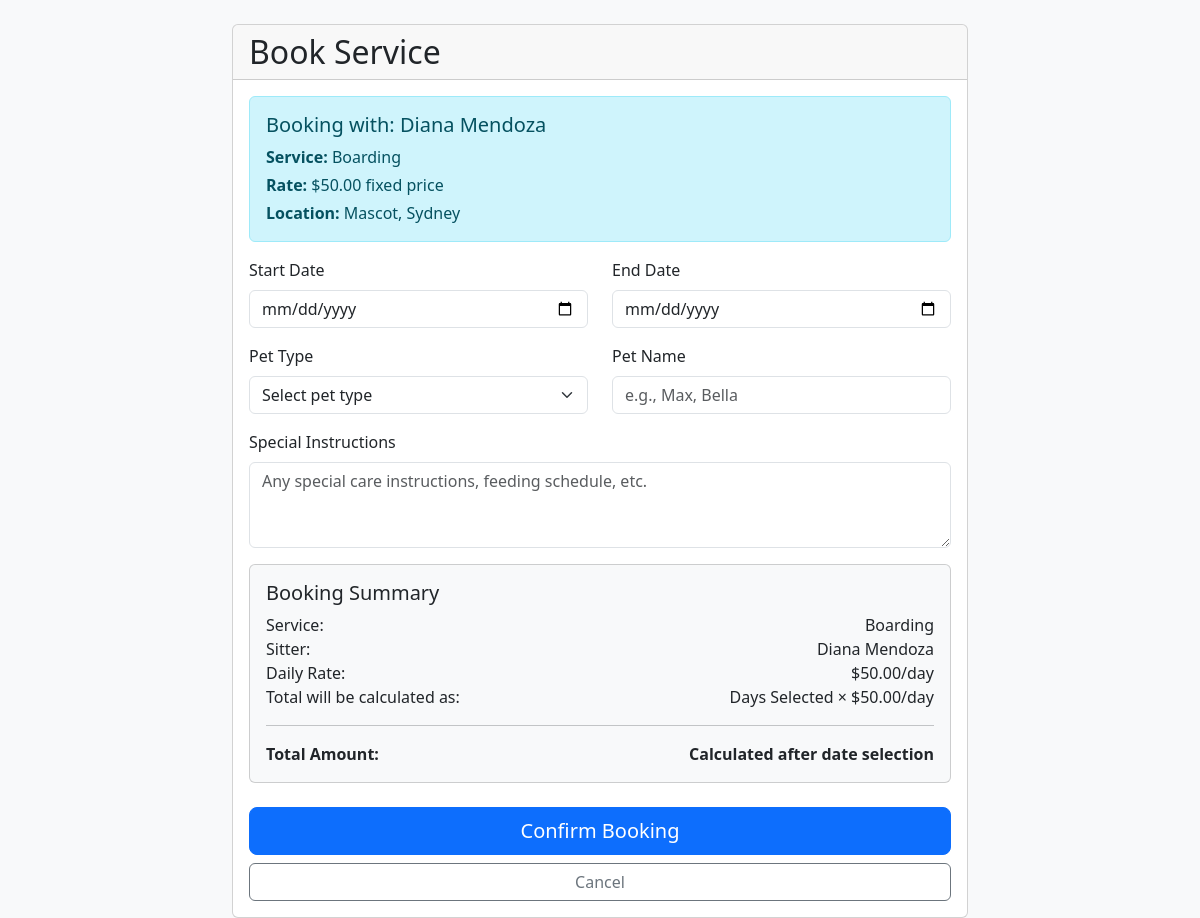
The page /book-service/2?service_type=boarding on the database its author committed.
### database.py (models this page shows, shortened)
class User(db.Model):
    id = db.Column(db.Integer, primary_key=True)
    email = db.Column(db.String(255), unique=True, nullable=False)
    password = db.Column(db.String(255), nullable=False)
    role = db.Column(db.Enum(Role), nullable=False, default=Role.customer)
    created_at = db.Column(db.DateTime, default=datetime.utcnow)
    first_name = db.Column(db.String(100))
    last_name = db.Column(db.String(100))
    phone = db.Column(db.String(20))
    city = db.Column(db.String(100))
    suburb = db.Column(db.String(100))
    created_at = db.Column(db.DateTime, default=datetime.utcnow)
    sitter_services = db.relationship('SitterService', backref='sitter', lazy=True)
    owner_bookings = db.relationship('Booking', foreign_keys='Booking.owner_id', backref='owner', lazy=True)
    sitter_bookings = db.relationship('Booking', foreign_keys='Booking.sitter_id', backref='sitter', lazy=True)

class SitterService(db.Model):
    id = db.Column(db.Integer, primary_key=True)
    sitter_id = db.Column(db.Integer, db.ForeignKey('user.id'), nullable=False)
    service_type = db.Column(db.Enum(ServiceType), nullable=False)
    fixed_rate = db.Column(db.Float, nullable=False)  # Fixed price for this service
    description = db.Column(db.Text)
    is_active = db.Column(db.Boolean, default=True)
    created_at = db.Column(db.DateTime, default=datetime.utcnow)
    updated_at = db.Column(db.DateTime, default=datetime.utcnow, onupdate=datetime.utcnow)
    bookings = db.relationship('Booking', backref='service', lazy=True)

### main.py (the view, shortened to what this page needs)
@app.route("/book-service/<int:sitter_id>", methods=["GET", "POST"])
def book_service(sitter_id):
    sitter = User.query.get_or_404(sitter_id)
    service_type = request.args.get("service_type")
    service = SitterService.query.filter_by(
        sitter_id=sitter_id,
        service_type=ServiceType(service_type)
    ).first_or_404()
    return render_template("book_service.html",
                         sitter=sitter,
                         service=service,
                         service_type=service_type,
                         now=datetime.now)

### templates/book_service.html (shortened to what this page needs)
<!DOCTYPE html>
<html lang="en">
<head>
    <link href="https://cdn.jsdelivr.net/npm/bootstrap@5.3.2/dist/css/bootstrap.min.css" rel="stylesheet">
    <link rel="stylesheet" href="https://cdn.jsdelivr.net/npm/bootstrap-icons@1.11.1/font/bootstrap-icons.css">
</head>
<body class="bg-light">
    <div class="container mt-4">
        <div class="row justify-content-center">
            <div class="col-md-8">
                <div class="card">
                    <div class="card-header">
                        <h2 class="card-title mb-0">Book Service</h2>
                    </div>
                    <div class="card-body">
                        <div class="alert alert-info">
                            <h5>Booking with: {{ sitter.first_name }} {{ sitter.last_name }}</h5>
                            <p class="mb-1"><strong>Service:</strong> {{ service_type.title() }}</p>
                            <p class="mb-1"><strong>Rate:</strong> ${{ "%.2f"|format(service.fixed_rate) }} fixed price</p>
                            <p class="mb-0"><strong>Location:</strong> {{ sitter.suburb }}, {{ sitter.city }}</p>
                        </div>
                        <form method="POST">
                            <div class="row">
                                <div class="col-md-6 mb-3">
                                    <label for="start_date" class="form-label">Start Date</label>
                                    <input type="date" name="start_date" id="start_date" class="form-control" required
                                           min="{{ now().strftime('%Y-%m-%d') }}">
                                </div>
                                <div class="col-md-6 mb-3">
                                    <label for="end_date" class="form-label">End Date</label>
                                    <input type="date" name="end_date" id="end_date" class="form-control" required
                                           min="{{ now().strftime('%Y-%m-%d') }}">
                                </div>
                            </div>
                            <div class="row">
                                <div class="col-md-6 mb-3">
                                    <label for="pet_type" class="form-label">Pet Type</label>
                                    <select name="pet_type" id="pet_type" class="form-select" required>
                                        <option value="" disabled selected>Select pet type</option>
                                    </select>
                                </div>
                                <div class="col-md-6 mb-3">
                                    <label for="pet_name" class="form-label">Pet Name</label>
                                    <input type="text" name="pet_name" id="pet_name" class="form-control" required
                                           placeholder="e.g., Max, Bella">
                                </div>
                            </div>
                            <div class="mb-3">
                                <label for="special_instructions" class="form-label">Special Instructions</label>
                                <textarea name="special_instructions" id="special_instructions" class="form-control"
                                          rows="3" placeholder="Any special care instructions, feeding schedule, etc."></textarea>
                            </div>
                            <div class="card bg-light mb-4">
                                <div class="card-body">
                                    <h5>Booking Summary</h5>
                                    <div class="d-flex justify-content-between">
                                        <span>Service:</span>
                                        <span>{{ service_type.title() }}</span>
                                    </div>
                                    <div class="d-flex justify-content-between">
                                        <span>Sitter:</span>
                                        <span>{{ sitter.first_name }} {{ sitter.last_name }}</span>
                                    </div>
                                    <div class="d-flex justify-content-between">
                                        <span>Daily Rate:</span>
                                        <span>${{ "%.2f"|format(service.fixed_rate) }}/day</span>
                                    </div>
                                    <div class="d-flex justify-content-between">
                                        <span>Total will be calculated as:</span>
                                        <span>Days Selected × ${{ "%.2f"|format(service.fixed_rate) }}/day</span>
                                    </div>
                                    <hr>
                                    <div class="d-flex justify-content-between">
                                        <span><strong>Total Amount:</strong></span>
                                        <span><strong>Calculated after date selection</strong></span>
                                    </div>
                                </div>
                            </div>
                            <div class="d-grid gap-2">
                                        <button type="submit" class="btn btn-primary btn-lg">Confirm Booking</button>
                                        <a href="{{ url_for('search') }}" class="btn btn-outline-secondary">Cancel</a>
                            </div>
                        </form>
                    </div>
                </div>
            </div>
        </div>
    </div>
</body>
</html>

### rows shown on the page
User: first_name "Diana", last_name "Mendoza", suburb "Mascot", city "Sydney"
SitterService: title "Boarding", fixed_rate "50.00"
